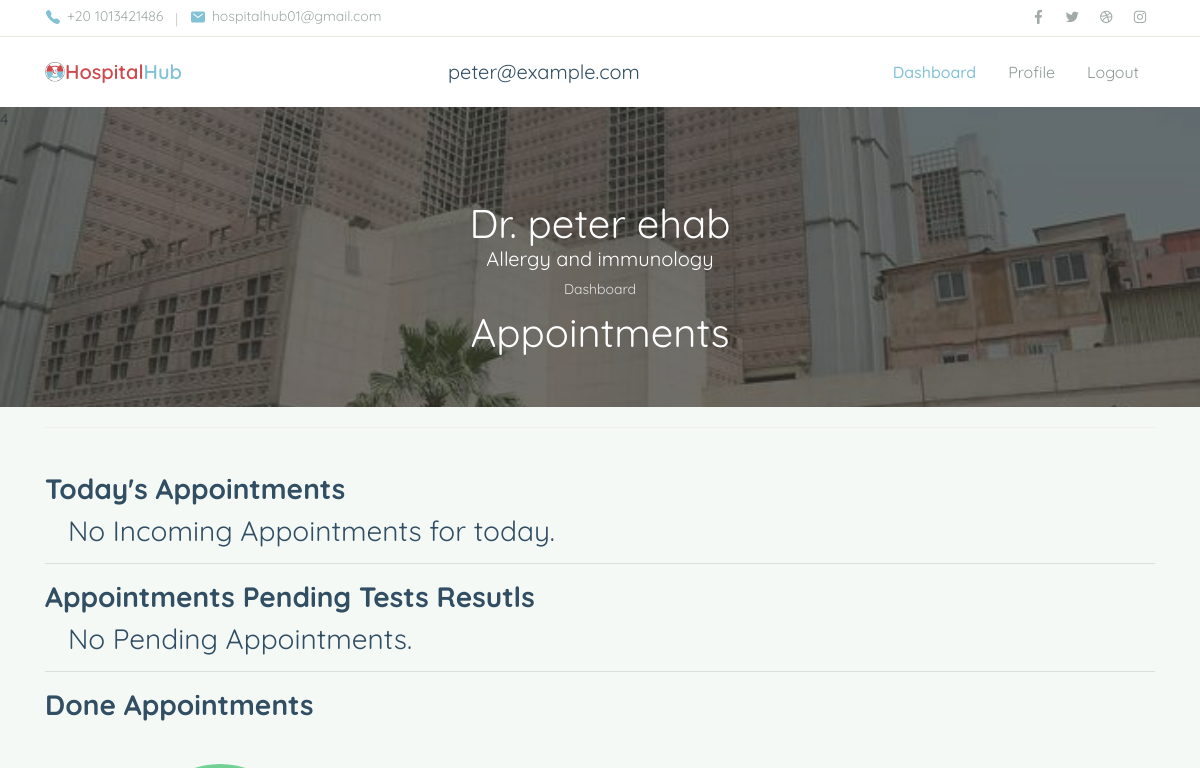
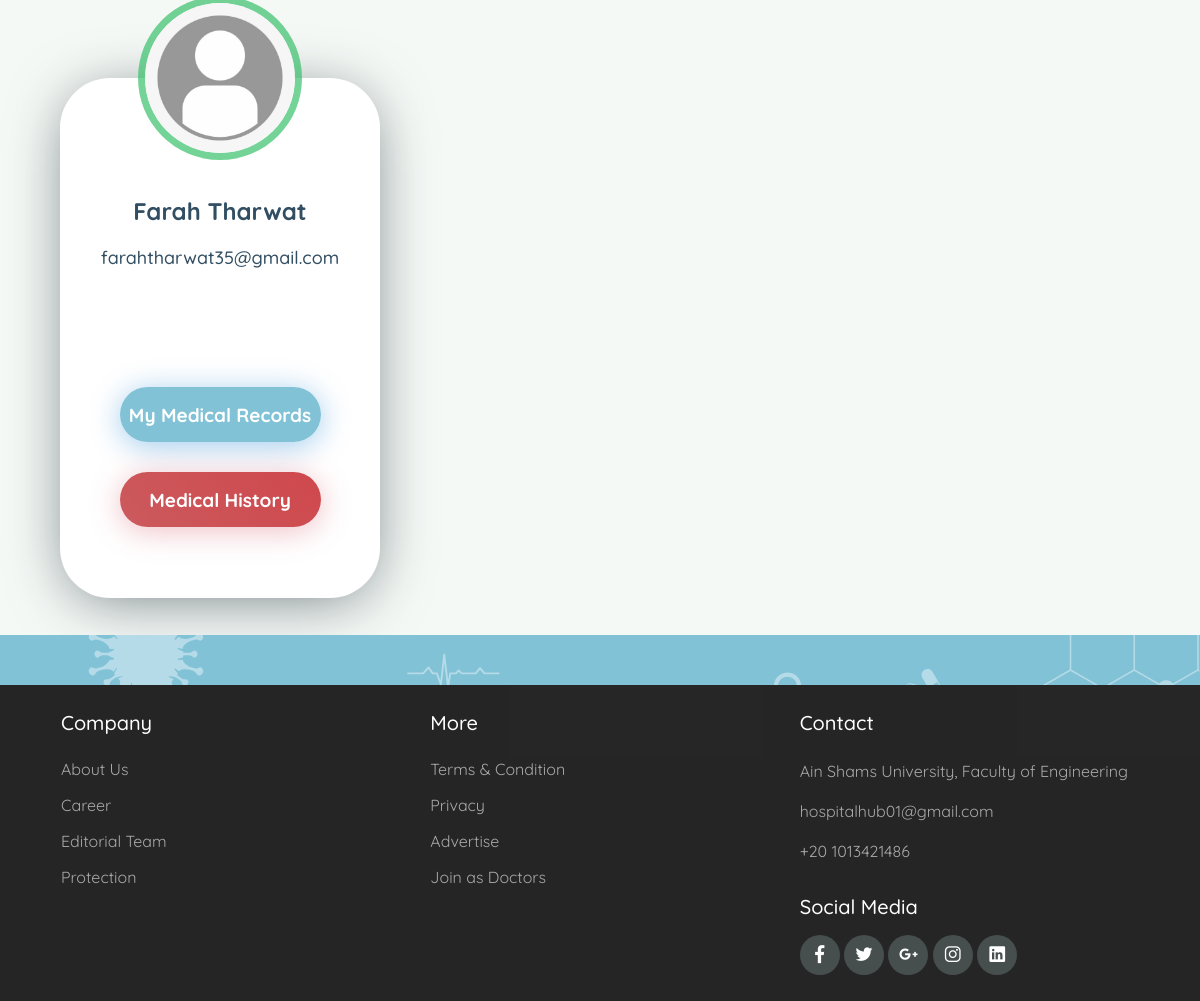
/hospital_hub/Doctor/dashboard (signed in), run on the app's committed database (2 pictures, top to bottom).
### hospital_hub/models.py (models this page shows, shortened)
class User(AbstractBaseUser):
    username = models.CharField(max_length=255, unique=True)
    email = models.EmailField(
        verbose_name='email address', max_length=255, unique=True)
    full_name = models.CharField(max_length=255, blank=True, null=True)
    phone_number = models.IntegerField()
    city = models.ForeignKey(City, on_delete=models.PROTECT, null=True)
    owner = models.BooleanField(default=False)  # can login
    admin = models.BooleanField(default=False)  # staff user non superuser
    doctor = models.BooleanField(default=False)  # superuser
    patient = models.BooleanField(default=False)  # superuser
    staff = models.BooleanField(default=False)  # necessary
    age   =models.IntegerField(null=True,blank=True)
    created_at = models.DateTimeField(auto_now_add=True,null=True,blank=True)
    image = models.ImageField(
        default="media/no_profile_img.png", upload_to="media/")
    USERNAME_FIELD = 'username'  # username
    EMAIL_FIELD = 'email'  # Email
    REQUIRED_FIELDS = ['email', 'full_name', 'phone_number']
    objects = UserManager()
    @property
    def is_doctor(self):
        return self.doctor

class Doctor(models.Model):
    my_account = models.ForeignKey(
        User, on_delete=models.CASCADE, related_name="my_doctor")
    is_employed = models.BooleanField(default=False)
    speciality = models.ForeignKey(
        Speciality, on_delete=models.CASCADE, related_name="doctors")
    hospital = models.ForeignKey(
        Hospital, on_delete=models.SET_NULL, related_name="my_doctors", null=True, blank=True)
    is_notified = models.BooleanField(default=False);

class Speciality(models.Model):
    name = models.CharField(max_length=100, unique=True)
    image = models.ImageField(upload_to="media/", null=True, default=None)
    def __str__(self):
        return self.name

class Appointment(models.Model):
    doctor = models.ForeignKey(
        Doctor, on_delete=models.CASCADE, related_name="appointments")
    patient = models.ForeignKey(
        Patient, on_delete=models.CASCADE, related_name="appointments")
    schedule = models.ForeignKey(
        Schedule, null=True,on_delete=models.SET_NULL, related_name="appointments")
    status = models.ForeignKey(AppointmentStatus, on_delete=models.SET_NULL,null=True,blank=True,default=None)
    patient_no = models.IntegerField()
    appt_date = models.DateField()

class Patient(models.Model):
    my_account = models.ForeignKey(
        User, on_delete=models.CASCADE, related_name="my_patient")

### hospital_hub/views.py (the view)
# urls.py: path('Doctor/dashboard', views.Doctor.DoctorDashboard, name='doctor_dashboard'),
    def DoctorDashboard(request):
        if not request.user.is_authenticated:
            return HttpResponseRedirect(reverse('login'))
        elif not request.user.is_doctor:
            logout(request)
            return HttpResponseRedirect(reverse('login'))
        status_booked = AppointmentStatus.objects.get(status="booked")
        status_pending = AppointmentStatus.objects.get(status="pending")
        status_done = AppointmentStatus.objects.get(status="done")
        print(status_booked)
        print(status_pending)
        doctor = DoctorModel.objects.filter(my_account=request.user).first()
        appointmentpart1 = Appointment.objects.filter(
            doctor=doctor, appt_date=datetime.datetime.today(), status=None).all()
        appointmentpart2 = Appointment.objects.filter(
            doctor=doctor, appt_date=datetime.datetime.today(), status=status_booked).all()
        appointment=appointmentpart1|appointmentpart2
        pending = Appointment.objects.filter(
            doctor=doctor, status=status_pending).all()
        done = Appointment.objects.filter(
            doctor=doctor, status=status_done).all()
        return render(request, "hospital_hub/Doctor/doctor_dashboard.html", {
            "doctor": doctor,
            "appointments": appointment,
            "pending": pending,
            "done":done,
            "is_notified":doctor.is_notified
        })

### hospital_hub/templates/hospital_hub/Doctor/doctor_dashboard.html (shortened to what this page needs)
{%extends 'hospital_hub/Doctor/doctor_layout.html'%}
{%load static%}
{% block body%}
<header>
  <div class="topbar">
    <div class="container">
      <div class="row">
        <div class="col-sm-8 text-sm">
          <div class="site-info">
            <a href="#"><span class="mai-call text-primary"></span> +20 1013421486</a>
            <span class="divider">|</span>
            <a href="#"><span class="mai-mail text-primary"></span> hospitalhub01@gmail.com</a>
          </div>
        </div>
        <div class="col-sm-4 text-right text-sm">
          <div class="social-mini-button">
            <a href="#"><span class="mai-logo-facebook-f"></span></a>
            <a href="#"><span class="mai-logo-twitter"></span></a>
            <a href="#"><span class="mai-logo-dribbble"></span></a>
            <a href="#"><span class="mai-logo-instagram"></span></a>
          </div>
        </div>
      </div>
    </div>
  </div>
  <nav class="navbar navbar-expand-lg navbar-light shadow-sm">
    <div class="container">
      <img src="../assets/img/logo2.png" alt="" style="width:20px;">
      <a style="color:#81C2D6" class="navbar-brand" href="#"><span class="text-primary2">Hospital</span>Hub </a>
      <h5 class="font-weight-normal" style=" margin:0px; margin-left:250px;">{{request.user.email}}</h5>
      <div class="collapse navbar-collapse" id="navbarSupport">
        <ul class="navbar-nav ml-auto">
          <li class="nav-item active">
            <a class="nav-link" href="{%url 'doctor_dashboard'%}">Dashboard</a>
          </li>
          <li class="nav-item">
            <a class="nav-link" href="{%url 'doctor_profile'%}"> Profile </a>
          </li>
          <li class="nav-item">
            <a class="nav-link" href="{%url 'doctor_logout'%}">Logout</a>
          </li>
        </ul>
      </div>
    </div>
  </nav>
</header>
<div class="page-banner overlay-dark bg-image"
  style="background-image: url(../../../static/hospital_hub/assets/img/bg_image_1.jpg);">4
  <div class="banner-section">
    <div class="container text-center wow fadeInUp">
      <h1 class="font-weight-normal" style="margin-bottom:0px;">Dr. {{request.user.full_name}}</h1>
      <h5 class="font-weight-normal">{{doctor.speciality}}</h5>
      <nav aria-label="Breadcrumb">
        <ol class="breadcrumb breadcrumb-dark bg-transparent justify-content-center py-0 mb-2">
          <li class="breadcrumb-item active" aria-current="page">Dashboard</li>
        </ol>
      </nav>
      <h1 class="font-weight-normal">Appointments</h1>
    </div>
  </div>
</div>
<div class="page-section bg-light" style="padding:0px;">
  <div class="container">
    <div class="row justify-content-center">
      <div class="col-lg-12">
        <hr style=" margin-top: 20px;margin-bottom: 20px;border: 0;border-top: 1px solid #eeeeee;" />
        <br />
        <h3 class="font-weight-bold">Today's Appointments</h3>
        {%if appointments%}
        <div class="row">
          {%for appointment in appointments%}
          <div class="col-md-4 col-lg-4 py-3 wow zoomIn">
            <div class="wrapper">
              <div class="profile-card js-profile-card">
                <div class="profile-card__img" style="box-shadow: 0px 0px 0px 7px rgba(207, 72, 76, 0.9) ;">
                  <img src="{{appointment.patient.my_account.image.url}}" alt="profile card">
                </div>
                <div class="profile-card__cnt js-profile-cnt">
                  <div class="profile-card__name">{{appointment.patient.my_account.full_name}}</div>
                  <div class="profile-card__txt">{{appointment.patient.my_account.email}}</div>
                  <div class="profile-card-loc">
                  </div>
                  <div class="profile-card-inf" style="margin-top:5px">
                    <div class="profile-card-inf__item">
                      <div class="profile-card-inf__txt"># appt. no</div>
                      <div class="profile-card-inf__title">{{appointment.patient_no}}</div>
                    </div>
                    <div class="">
                      <button class="profile-card__button button--blue" style="margin: 0px 35px; padding:5px;">
                        <a style="color: white"
                          href="{%url 'doctor_viewRecord' patient_name=appointment.patient.my_account.username%}">
                          My Medical Records
                        </a>
                      </button>
                      <button class="profile-card__button button--orange js-message-btn"
                        style="margin: 30px 35px; padding:5px;">
                        <a style="color: white"
                          href="{%url 'doctor_view_history' patient_name=appointment.patient%}">
                          Medical History
                        </a></button>
                    </div>
                  </div>
                  <div class="profile-card-message js-message">
                    <form class="profile-card-form">
                      <div class="profile-card-form__container">
                        <textarea placeholder="Say something..."></textarea>
                      </div>
                      <div class="profile-card-form__bottom">
                        <input type="submit" class="profile-card__button button--blue js-message-close" value="Send">
                        <button class="profile-card__button button--gray js-message-close">
                          Cancel
                        </button>
                      </div>
                    </form>
                    <div class="profile-card__overlay js-message-close"></div>
                  </div>
                </div>
              </div>
            </div>
          </div>
          {%endfor%}
        </div>
        {%else%}
        <h3 class="font-weight-normal">&nbsp&nbsp No Incoming Appointments for today.</h3>
        {%endif%}
        <hr />
      </div>
      <br />
    </div>
    <h3 class="font-weight-bold">Appointments Pending Tests Resutls</h3>
    {%if pending%}
    <div class="row">
      {%for pend in pending%}
      <div class="col-md-4 col-lg-4 py-3 wow zoomIn">
        <div class="wrapper">
          <div class="profile-card js-profile-card">
            <div class="profile-card__img" style="box-shadow: 0px 0px 0px 7px rgba(255, 204, 0, 0.5) ;">
              <img src="{{pend.patient.my_account.image.url}}" alt="profile card">
            </div>
            <div class="profile-card__cnt js-profile-cnt">
              <div class="profile-card__name">{{pend.patient.my_account.full_name}}</div>
              <div class="profile-card__txt">{{pend.patient.my_account.email}}</div>
              <div class="profile-card-loc">
              </div>
                <div class="profile-card-inf" style="visibility:hidden ;margin-top:5px">
                    <div class="profile-card-inf__item">
                      <div class="profile-card-inf__txt"># in queue</div>
                      <div class="profile-card-inf__title">0</div>
                    </div></div>
              <div class="profile-card-inf" style="margin-top:5px">
                <div class="">
                  <button class="profile-card__button button--blue" style="margin: 0px 35px; padding:5px;">
                    <a style="color: white"
                      href="{%url 'doctor_viewRecord' patient_name=pend.patient.my_account.username%}">
                      My Medical Records
                    </a></button>
                    <button class="profile-card__button button--orange js-message-btn"
                        style="margin: 30px 35px; padding:5px;">
                        <a style="color: white"
                          href="{%url 'doctor_view_history' patient_name=pend.patient.my_account.username%}">
                          Medical History
                        </a></button>
                </div>
              </div>
              <div class="profile-card-message js-message">
                <form class="profile-card-form">
                  <div class="profile-card-form__container">
                    <textarea placeholder="Say something..."></textarea>
                  </div>
                  <div class="profile-card-form__bottom">
                    <input type="submit" class="profile-card__button button--blue js-message-close" value="Send">
                    <button class="profile-card__button button--gray js-message-close">
                      Cancel
                    </button>
                  </div>
                </form>
                <div class="profile-card__overlay js-message-close"></div>
              </div>
            </div>
          </div>
        </div>
      </div>
      {%endfor%}
    </div>
    {%else%}
    <h3 class="font-weight-normal">&nbsp&nbsp No Pending Appointments.</h3>
    {%endif%}
    <hr />
    <h3 class="font-weight-bold">Done Appointments</h3>
    {%if done %}
    <div class="row">
      {%for appointment in done%}
      <div class="col-md-4 col-lg-4 py-3 wow zoomIn">
        <div class="wrapper">
          <div class="profile-card js-profile-card">
            <div class="profile-card__img" style="box-shadow: 0px 0px 0px 7px rgba(57, 193, 108, 0.7) ;">
              <img src="{{appointment.patient.my_account.image.url}}" alt="profile card">
            </div>
            <div class="profile-card__cnt js-profile-cnt">
              <div class="profile-card__name">{{appointment.patient.my_account.full_name}}</div>
              <div class="profile-card__txt">{{appointment.patient.my_account.email}}</div>
              <div class="profile-card-inf" style="margin-top:5px">
                <div class="">
                  <button class="profile-card__button button--blue" style="margin: 0px 35px; padding:5px;">
                    <a style="color: white"
                      href="{%url 'doctor_viewRecord' patient_name=appointment.patient.my_account.username%}">
                      My Medical Records
                    </a></button>
                  <button class="profile-card__button button--orange js-message-btn"
                        style="margin: 30px 35px; padding:5px;">
                        <a style="color: white"
                          href="{%url 'doctor_view_history' patient_name=appointment.patient.my_account.username%}">
                          Medical History
                        </a></button>
                </div>
              </div>
            </div>
          </div>
        </div>
      </div>
      {%endfor%}
      {%else%}
      <div>
        <h3 class="font-weight-normal">&nbsp&nbsp No Appointments in this section</h3>
      </div>
    </div>
    {%endif%}
  </div>
</div>
</div>
{%endblock%}

### data on the page
User: user.email "peter@example.com", user.full_name "peter ehab"
Doctor: speciality "Allergy and immunology"
Appointment: patient.my_account.image (picture), patient.my_account.full_name "Farah Tharwat", patient.my_account.email "farahtharwat35@gmail.com"
